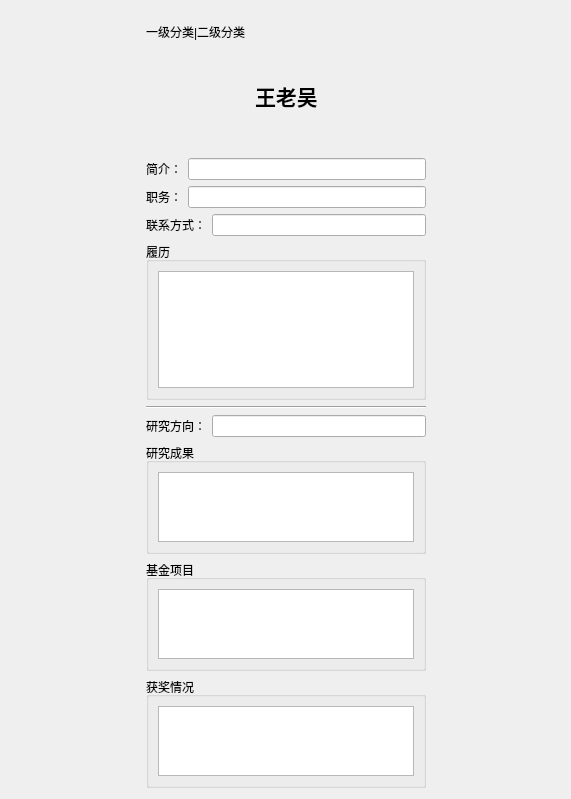
<?xml version="1.0" encoding="UTF-8"?>
<ui version="4.0">
 <class>ExpertInfoWidget</class>
 <widget class="QWidget" name="ExpertInfoWidget">
  <property name="geometry">
   <rect>
    <x>0</x>
    <y>0</y>
    <width>571</width>
    <height>799</height>
   </rect>
  </property>
  <property name="windowTitle">
   <string>Form</string>
  </property>
  <layout class="QHBoxLayout" name="horizontalLayout_11" stretch="0,0,0">
   <item>
    <spacer name="horizontalSpacer_4">
     <property name="orientation">
      <enum>Qt::Horizontal</enum>
     </property>
     <property name="sizeHint" stdset="0">
      <size>
       <width>78</width>
       <height>20</height>
      </size>
     </property>
    </spacer>
   </item>
   <item>
    <layout class="QVBoxLayout" name="verticalLayout_4" stretch="3,0,6,1,8">
     <item>
      <layout class="QVBoxLayout" name="verticalLayout" stretch="4,7">
       <item>
        <layout class="QHBoxLayout" name="horizontalLayout_9">
         <item>
          <widget class="QLabel" name="Classlabel">
           <property name="text">
            <string>一级分类|二级分类</string>
           </property>
          </widget>
         </item>
         <item>
          <spacer name="horizontalSpacer_3">
           <property name="orientation">
            <enum>Qt::Horizontal</enum>
           </property>
           <property name="sizeHint" stdset="0">
            <size>
             <width>40</width>
             <height>20</height>
            </size>
           </property>
          </spacer>
         </item>
        </layout>
       </item>
       <item>
        <layout class="QHBoxLayout" name="horizontalLayout_10">
         <item>
          <spacer name="horizontalSpacer">
           <property name="orientation">
            <enum>Qt::Horizontal</enum>
           </property>
           <property name="sizeHint" stdset="0">
            <size>
             <width>40</width>
             <height>20</height>
            </size>
           </property>
          </spacer>
         </item>
         <item>
          <widget class="QLabel" name="Namelabel">
           <property name="font">
            <font>
             <pointsize>16</pointsize>
             <weight>75</weight>
             <bold>true</bold>
            </font>
           </property>
           <property name="text">
            <string>王老吴</string>
           </property>
          </widget>
         </item>
         <item>
          <spacer name="horizontalSpacer_2">
           <property name="orientation">
            <enum>Qt::Horizontal</enum>
           </property>
           <property name="sizeHint" stdset="0">
            <size>
             <width>40</width>
             <height>20</height>
            </size>
           </property>
          </spacer>
         </item>
        </layout>
       </item>
      </layout>
     </item>
     <item>
      <widget class="QLabel" name="label_5">
       <property name="text">
        <string/>
       </property>
      </widget>
     </item>
     <item>
      <layout class="QVBoxLayout" name="verticalLayout_2" stretch="0,0,0,0">
       <item>
        <layout class="QHBoxLayout" name="horizontalLayout">
         <item>
          <widget class="QLabel" name="label">
           <property name="text">
            <string>简介：</string>
           </property>
          </widget>
         </item>
         <item>
          <widget class="QLineEdit" name="SummarylineEdit"/>
         </item>
        </layout>
       </item>
       <item>
        <layout class="QHBoxLayout" name="horizontalLayout_3">
         <item>
          <widget class="QLabel" name="label_3">
           <property name="text">
            <string>职务：</string>
           </property>
          </widget>
         </item>
         <item>
          <widget class="QLineEdit" name="PostlineEdit"/>
         </item>
        </layout>
       </item>
       <item>
        <layout class="QHBoxLayout" name="horizontalLayout_4">
         <item>
          <widget class="QLabel" name="label_4">
           <property name="text">
            <string>联系方式：</string>
           </property>
          </widget>
         </item>
         <item>
          <widget class="QLineEdit" name="ContactlineEdit"/>
         </item>
        </layout>
       </item>
       <item>
        <widget class="QGroupBox" name="groupBox">
         <property name="title">
          <string>履历</string>
         </property>
         <layout class="QHBoxLayout" name="horizontalLayout_5">
          <item>
           <widget class="QTextEdit" name="RecordtextEdit"/>
          </item>
         </layout>
        </widget>
       </item>
      </layout>
     </item>
     <item>
      <widget class="Line" name="line">
       <property name="orientation">
        <enum>Qt::Horizontal</enum>
       </property>
      </widget>
     </item>
     <item>
      <layout class="QVBoxLayout" name="verticalLayout_3">
       <item>
        <layout class="QHBoxLayout" name="horizontalLayout_2">
         <item>
          <widget class="QLabel" name="label_2">
           <property name="text">
            <string>研究方向：</string>
           </property>
          </widget>
         </item>
         <item>
          <widget class="QLineEdit" name="ResearchArealineEdit"/>
         </item>
        </layout>
       </item>
       <item>
        <widget class="QGroupBox" name="groupBox_2">
         <property name="title">
          <string>研究成果</string>
         </property>
         <layout class="QHBoxLayout" name="horizontalLayout_6">
          <item>
           <widget class="QTextEdit" name="ResearchFindingstextEdit"/>
          </item>
         </layout>
        </widget>
       </item>
       <item>
        <widget class="QGroupBox" name="groupBox_3">
         <property name="title">
          <string>基金项目</string>
         </property>
         <layout class="QHBoxLayout" name="horizontalLayout_7">
          <item>
           <widget class="QTextEdit" name="FundProjecttextEdit"/>
          </item>
         </layout>
        </widget>
       </item>
       <item>
        <widget class="QGroupBox" name="groupBox_4">
         <property name="title">
          <string>获奖情况</string>
         </property>
         <layout class="QHBoxLayout" name="horizontalLayout_8">
          <item>
           <widget class="QTextEdit" name="RewardtextEdit"/>
          </item>
         </layout>
        </widget>
       </item>
      </layout>
     </item>
    </layout>
   </item>
   <item>
    <spacer name="horizontalSpacer_5">
     <property name="orientation">
      <enum>Qt::Horizontal</enum>
     </property>
     <property name="sizeHint" stdset="0">
      <size>
       <width>78</width>
       <height>20</height>
      </size>
     </property>
    </spacer>
   </item>
  </layout>
 </widget>
 <resources/>
 <connections/>
</ui>
